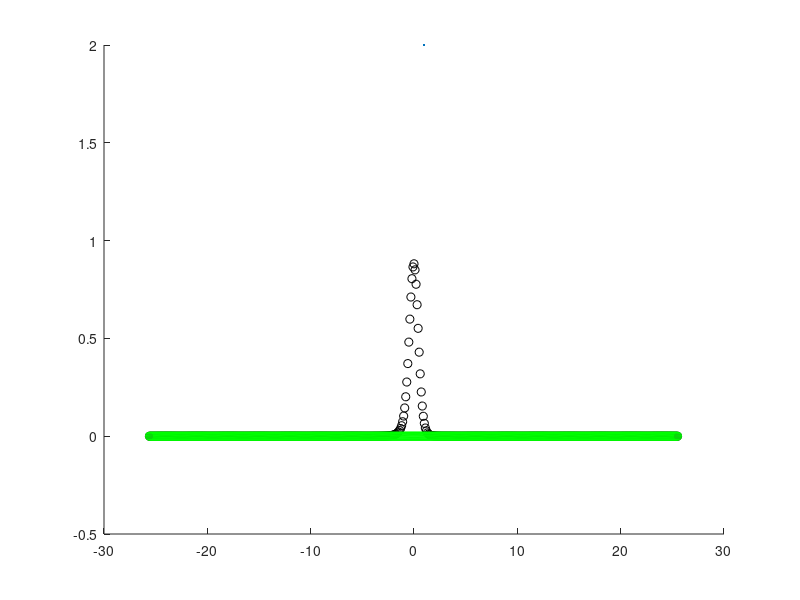

Reproduce this figure in MATLAB. (Note: this script raises an error after producing the figure.)
%% Simulation of the Kou Jump Diffusion Process - Harry Stobart
% Another of our jump diffusion processes is the KJD. This follows the same
% appraoch as the MJD process but uses a different random variable as the
% i.i.d components of the jumps.
% Where the MJD used Gaussians, we will now use the Bilateral Exponential
% distribution. This is a minor modification of the Laplace (or double
% exponential) Distribution as it is no longer symmetric down the y-axis.
% That is we have different exponential distributions for x>0 and for x<0,
% reflecting the fact that prices tend to be asymmetric.

% We follow the same approach as for the MJD, and display the KJD in its
% X(t) form:
%  X(t) = (mu - 0.5*sigma^2)*t + sigma*W(t) + sum_{i=1}^{N(t)} Z_i

% Note the above is our ABM for X(t), where X(t) is log(S/S0) i.e. the log
% of the stock price.

% Let us again define our parameters:
% mu : the mean/drift of our traditional ABM
% sigma : the vol/diffusion of our traditional ABM
% ... AND ...
% lambda : the rate of arrival for our Poisson Process
% eta1 : the upward jump parameter of Bilat. Exp. random variables
% This means the upward jumps have mean 1/eta1
% eta2 : the downward jump parameter of our i.i.d Bilat. Exp.
% This means the downward jumps have mean 1/eta2
% p : the probability of a jump for our i.i.d Bilat. Exp.

clear all
close all

% Parameters
npaths = 10000 ; % Number of paths to be simulated
T = 1 ; % Time horzion
nsteps = 252 ; % Number of timesteps
dt = T/nsteps ; % Size of timesteps
t = 0:dt:T ; % Discretization of our grid
mu = 0.0 ; % Drift for ABM
sigma = 0.4 ; % Diffusion for ABM
lambda = 0.5 ; % Rate of arrival for Poisson Process
eta1 = 4 ;  % Parameter for upward jumps
eta2 = 3 ; % Parameter for downward jumps
p = 0.4 ; % Probability of an upward jump 

%% Monte Carlo Simulation - npaths x nsteps

% We calculate our traditional ABM of the form of the equation
%dW = (mu - 0.5*sigma^2)*dt + sigma*sqrt(dt)*randn([npaths,nsteps]) ;
dW = mu*dt + sigma*sqrt(dt)*randn([npaths,nsteps]);

% We now need to compute an [npaths,nsteps] matrix of the jump points. That
% is the frequency of the jumps.
dN = poissrnd(lambda*dt,[npaths,nsteps]) ;
dN(dN>1) = 1;

% Generate a [npaths,nsteps] matrix of standard uniform random devaites 
U = rand([npaths,nsteps]) ;

% Convert those values in Bilateral Exponential (BE) random deviates
BE = -1/eta1*log((1-U)/p).*(U>=1-p) + 1/eta2*log(U/(1-p)).*(U<1-p) ; 

% Adding the two components together gives us the complete value at each 
% timestep for the KJD process
dX = dW + dN.*BE ;

% Our final step is to cumulatively sum the columns to produce paths
X = [ zeros([npaths,1]) , cumsum(dX,2)] ;

%% FFT
% Since we are working with a numerical algorithm we need an appropriate
% grid over which to work. As a rule its always best to define the number
% of grid points to be a power of 2. 

% GRID IN REAL SPACE
N = 512; % Number of grid points 
dx = 0.1; % Grid step size in real space
upperx = N*dx; % Upper truncation limit in real space
x = dx*(-N/2:N/2-1); % Grid in real space

% GRID IN FOURIER SPACE (Pulsation)
dxi = (2*pi)/(N*dx); % Grid step size in fourier space
upperxi = N*dxi; % Upper truncation limit in fourier space
xi = dxi*(-N/2:N/2-1); % Grid in fourier space

% GRID IN FOURIER SPACE (Frequency)
dnu = 1/(N*dx); % Grid step size in fourier space
uppernu = N*dnu; % Upper truncation limit in fourier space
nu = dnu*(-N/2:N/2-1); % Grid in fourier space

% Pulsation space: xi
expon = lambda*((p*eta1)./(eta1-1i*xi) + ((1-p)*eta2)./(eta2+1i*xi) - 1);
char_func = exp((1i*xi*mu - 0.5*(xi*sigma).^2)*T + expon*T);

f_X = fftshift(fft(ifftshift(char_func)))/upperx;

% Frequency space: nu
expon1 = lambda*((p*eta1)./(eta1-1i*(2*pi*nu)) + ((1-p)*eta2)./(eta2+1i*(2*pi*nu)) - 1);
char_func1 = exp((1i*(2*pi*nu)*mu - 0.5*((2*pi*nu)*sigma).^2)*T + expon1*T);

f_X1 = fftshift(fft(ifftshift(char_func1)))/upperx;

%% Figures

close all

figure(1)
hold on;
plot(x,real(f_X),'ko', LineWidth=2)
plot(x,imag(f_X),'go')
histogram(X(:,end), numbins=100, Normalization='pdf',FaceColor='auto');
axis([-1.2 1.2 0 1.8])
title('Pulsation Space: FFT of KJD in $\xi$',Interpreter='latex')
%xlabel('x')
%ylabel('f')
%legend('Re(fn)','Im(fn)')

figure(2)
hold on;
plot(x,real(f_X1),'ko', LineWidth=2)
plot(x,imag(f_X1),'go')
histogram(X(:,end), numbins=100, Normalization='pdf',FaceColor='auto');
axis([-1.2 1.2 0 1.8])
title('Frequency Space: FFT of KJD in $\nu$',Interpreter='latex')

